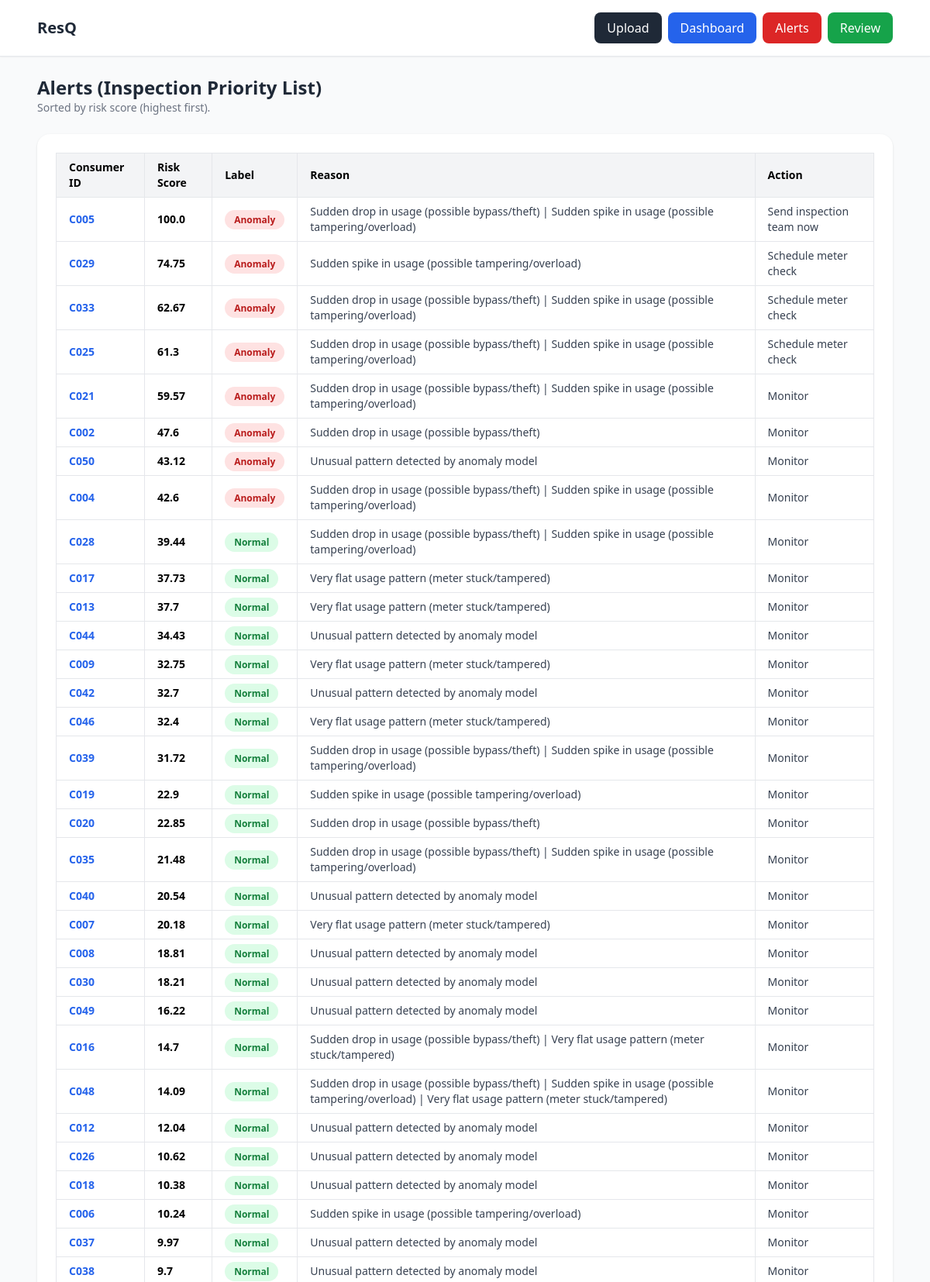
Screenshot of /alerts (upper part) with the database file from the repository.
### models/models.py (models this page shows)
class ConsumerRisk(Base):
    __tablename__ = "consumer_risks"
    id = Column(Integer, primary_key=True, index=True)
    consumer_id = Column(String, unique=True, index=True)
    risk_score = Column(Float)
    label = Column(String)
    reason = Column(Text)
    action = Column(String)

### app.py (the view)
@app.get("/alerts")
def alerts(
    request: Request,
    filter: str = Query("all"),
    db: Session = Depends(get_db)
):
    query = db.query(ConsumerRisk)
    if filter == "critical":
        query = query.filter(ConsumerRisk.risk_score >= 80)
    elif filter == "anomaly":
        query = query.filter(ConsumerRisk.label == "Anomaly")
    elif filter == "normal":
        query = query.filter(ConsumerRisk.label == "Normal")
    rows = query.order_by(ConsumerRisk.risk_score.desc()).all()
    return templates.TemplateResponse("alerts.html", {
        "request": request,
        "rows": rows,
        "filter": filter
    })

### templates/alerts.html (shortened to what this page needs)
{% extends "base.html" %}
{% block content %}
  <div class="mb-6">
    <h1 class="text-2xl font-bold text-gray-800"> Alerts (Inspection Priority List)</h1>
    <p class="text-gray-500 text-sm">Sorted by risk score (highest first).</p>
  </div>
  <div class="bg-white rounded-2xl shadow p-6">
    <div class="overflow-x-auto">
      <table class="min-w-full border border-gray-200 text-sm">
        <thead class="bg-gray-100">
          <tr>
            <th class="px-4 py-2 border text-left">Consumer ID</th>
            <th class="px-4 py-2 border text-left">Risk Score</th>
            <th class="px-4 py-2 border text-left">Label</th>
            <th class="px-4 py-2 border text-left">Reason</th>
            <th class="px-4 py-2 border text-left">Action</th>
          </tr>
        </thead>
        <tbody>
          {% for r in rows %}
          <tr class="hover:bg-gray-50">
            <td class="px-4 py-2 border">
              <a class="text-blue-600 hover:underline font-semibold" href="/consumer/{{ r.consumer_id }}">
                {{ r.consumer_id }}
              </a>
            </td>
            <td class="px-4 py-2 border font-semibold">{{ r.risk_score }}</td>
            <td class="px-4 py-2 border">
              {% if r.label == "Anomaly" %}
                <span class="px-3 py-1 rounded-full bg-red-100 text-red-700 text-xs font-semibold">
                  Anomaly
                </span>
              {% else %}
                <span class="px-3 py-1 rounded-full bg-green-100 text-green-700 text-xs font-semibold">
                  Normal
                </span>
              {% endif %}
            </td>
            <td class="px-4 py-2 border text-gray-700">{{ r.reason }}</td>
            <td class="px-4 py-2 border text-gray-700">{{ r.action }}</td>
          </tr>
          {% endfor %}
        </tbody>
      </table>
    </div>
  </div>
{% endblock %}

### rows the page displays
ConsumerRisk: consumer_id "C005", risk_score "100.0", label "Anomaly", reason "Sudden drop in usage (possible bypass/theft) | Sudden spike in usage (possible tampering/overload)", action "Send inspection team now"
ConsumerRisk: consumer_id "C029", risk_score "74.75", label "Anomaly", reason "Sudden spike in usage (possible tampering/overload)", action "Schedule meter check"
ConsumerRisk: consumer_id "C033", risk_score "62.67", label "Anomaly", reason "Sudden drop in usage (possible bypass/theft) | Sudden spike in usage (possible tampering/overload)", action "Schedule meter check"
ConsumerRisk: consumer_id "C025", risk_score "61.3", label "Anomaly", reason "Sudden drop in usage (possible bypass/theft) | Sudden spike in usage (possible tampering/overload)", action "Schedule meter check"
ConsumerRisk: consumer_id "C021", risk_score "59.57", label "Anomaly", reason "Sudden drop in usage (possible bypass/theft) | Sudden spike in usage (possible tampering/overload)", action "Monitor"
ConsumerRisk: consumer_id "C002", risk_score "47.6", label "Anomaly", reason "Sudden drop in usage (possible bypass/theft)", action "Monitor"
ConsumerRisk: consumer_id "C050", risk_score "43.12", label "Anomaly", reason "Unusual pattern detected by anomaly model", action "Monitor"
ConsumerRisk: consumer_id "C004", risk_score "42.6", label "Anomaly", reason "Sudden drop in usage (possible bypass/theft) | Sudden spike in usage (possible tampering/overload)", action "Monitor"
ConsumerRisk: consumer_id "C028", risk_score "39.44", label "Normal", reason "Sudden drop in usage (possible bypass/theft) | Sudden spike in usage (possible tampering/overload)", action "Monitor"
ConsumerRisk: consumer_id "C017", risk_score "37.73", label "Normal", reason "Very flat usage pattern (meter stuck/tampered)", action "Monitor"
ConsumerRisk: consumer_id "C013", risk_score "37.7", label "Normal", reason "Very flat usage pattern (meter stuck/tampered)", action "Monitor"
ConsumerRisk: consumer_id "C044", risk_score "34.43", label "Normal", reason "Unusual pattern detected by anomaly model", action "Monitor"
ConsumerRisk: consumer_id "C009", risk_score "32.75", label "Normal", reason "Very flat usage pattern (meter stuck/tampered)", action "Monitor"
ConsumerRisk: consumer_id "C042", risk_score "32.7", label "Normal", reason "Unusual pattern detected by anomaly model", action "Monitor"
ConsumerRisk: consumer_id "C046", risk_score "32.4", label "Normal", reason "Very flat usage pattern (meter stuck/tampered)", action "Monitor"
ConsumerRisk: consumer_id "C039", risk_score "31.72", label "Normal", reason "Sudden drop in usage (possible bypass/theft) | Sudden spike in usage (possible tampering/overload)", action "Monitor"
ConsumerRisk: consumer_id "C019", risk_score "22.9", label "Normal", reason "Sudden spike in usage (possible tampering/overload)", action "Monitor"
ConsumerRisk: consumer_id "C020", risk_score "22.85", label "Normal", reason "Sudden drop in usage (possible bypass/theft)", action "Monitor"
ConsumerRisk: consumer_id "C035", risk_score "21.48", label "Normal", reason "Sudden drop in usage (possible bypass/theft) | Sudden spike in usage (possible tampering/overload)", action "Monitor"
ConsumerRisk: consumer_id "C040", risk_score "20.54", label "Normal", reason "Unusual pattern detected by anomaly model", action "Monitor"
ConsumerRisk: consumer_id "C007", risk_score "20.18", label "Normal", reason "Very flat usage pattern (meter stuck/tampered)", action "Monitor"
ConsumerRisk: consumer_id "C008", risk_score "18.81", label "Normal", reason "Unusual pattern detected by anomaly model", action "Monitor"
ConsumerRisk: consumer_id "C030", risk_score "18.21", label "Normal", reason "Unusual pattern detected by anomaly model", action "Monitor"
ConsumerRisk: consumer_id "C049", risk_score "16.22", label "Normal", reason "Unusual pattern detected by anomaly model", action "Monitor"
ConsumerRisk: consumer_id "C016", risk_score "14.7", label "Normal", reason "Sudden drop in usage (possible bypass/theft) | Very flat usage pattern (meter stuck/tampered)", action "Monitor"
ConsumerRisk: consumer_id "C048", risk_score "14.09", label "Normal", reason "Sudden drop in usage (possible bypass/theft) | Sudden spike in usage (possible tampering/overload) | Very flat usage pattern (meter stuck/tampered)", action "Monitor"
ConsumerRisk: consumer_id "C012", risk_score "12.04", label "Normal", reason "Unusual pattern detected by anomaly model", action "Monitor"
ConsumerRisk: consumer_id "C026", risk_score "10.62", label "Normal", reason "Unusual pattern detected by anomaly model", action "Monitor"
ConsumerRisk: consumer_id "C018", risk_score "10.38", label "Normal", reason "Unusual pattern detected by anomaly model", action "Monitor"
ConsumerRisk: consumer_id "C006", risk_score "10.24", label "Normal", reason "Sudden spike in usage (possible tampering/overload)", action "Monitor"
ConsumerRisk: consumer_id "C037", risk_score "9.97", label "Normal", reason "Unusual pattern detected by anomaly model", action "Monitor"
ConsumerRisk: consumer_id "C038", risk_score "9.7", label "Normal", reason "Unusual pattern detected by anomaly model", action "Monitor"
